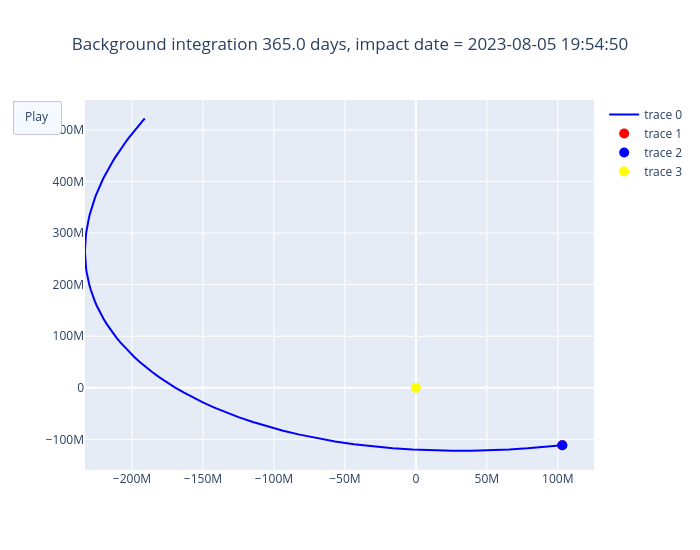

Notebook cell for this chart:
### Code cell
sun = sim.particles["sun"].xyz
x = state_v[:,0]
y = state_v[:,1]
# Gráfico base
fig = go.Figure(
    data=[
        # Órbita completa
        go.Scatter(x=x, y=y, mode="lines", line=dict(width=2, color="blue")),
        
        # Punto que se va a mover (inicialmente en x[0], y[0])
        go.Scatter(x=[x[0]], y=[y[0]], mode="markers", marker=dict(color="red", size=10)),

        # Tierra (estática)
        go.Scatter(x=[earth[0][0]], y=[earth[0][1]], mode="markers", marker=dict(color="blue", size=10)),

        # Sol (estático)
        go.Scatter(x=[sun[0]], y=[sun[1]], mode="markers", marker=dict(color="yellow", size=10))
    ]
)

# Botón de reproducción
fig.update_layout(
    width=700, height=550,
    title_text=f"Background integration {np.round(t_end/day)} days, impact date = {date}", title_x=0.5,
    updatemenus=[dict(
        type="buttons",
        buttons=[
            dict(
                label="Play",
                method="animate",
                args=[None, {
                    "frame": {"duration": 50, "redraw": False},
                    "fromcurrent": True,
                    "transition": {"duration": 0}
                }]
            )
        ]
    )]
)

# Animación: solo se actualiza la traza del punto rojo (índice 1)
frames = [go.Frame(
    data=[
        go.Scatter(x=[x[k]], y=[y[k]], mode="markers", marker=dict(color="red", size=10))
    ],
    traces=[1]  # Asegura que sea el índice correcto del punto animado
) for k in range(len(x))]

fig.update(frames=frames)
fig.show()
